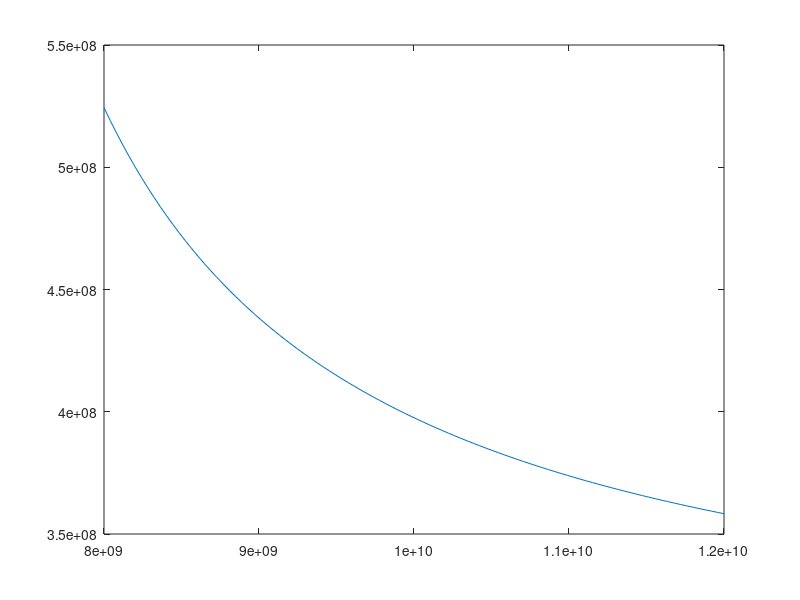

Write MATLAB code to recreate this figure.

% l0 = c/f

c = 3 * 10^8;

f = linspace(8*10^9, 12*10^9, 100);

%f = 9.475*10^9;
l0 = c ./ f;

wavel = ( l0 )./sqrt(1 - (l0./(2*0.02286)).^2);

vp = f.*wavel;
plot(f, vp);
hold on;
